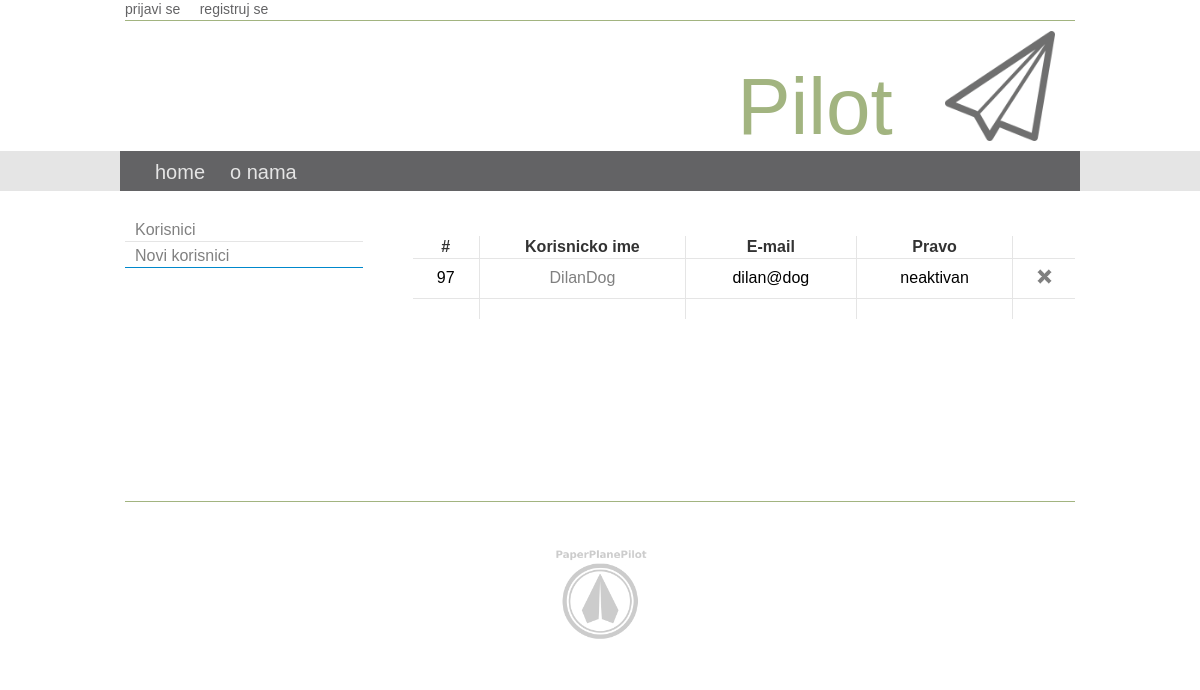
The app's page /novikorisnici (signed in) with its own data.
### tables this page shows
CREATE TABLE IF NOT EXISTS `korisnik` (
  `id` int(12) NOT NULL AUTO_INCREMENT,
  `user` varchar(45) NOT NULL,
  `pass` varchar(45) NOT NULL,
  `mail` varchar(55) NOT NULL,
  `id_pravo` int(12) NOT NULL DEFAULT '4',
  `avatar` text NOT NULL,
  `ime` varchar(55) NOT NULL DEFAULT 'John Doe',
  `vreme` timestamp NOT NULL DEFAULT CURRENT_TIMESTAMP ON UPDATE CURRENT_TIMESTAMP,
  PRIMARY KEY (`id`),
  KEY `id_pravo` (`id_pravo`),
  KEY `id_pravo_2` (`id_pravo`)
);

### control/NoviKorisniciPrikazivac.php (called while the page is built, shortened)
<?php
class NoviKorisniciPrikazivac extends KorisniciPrikazivac{
	static function formirajStranicu($config){
		$korisnici=static::listaKorisnika();
		require_once(VIEW_ABS.'template.php');
	}
	static function listaKorisnika(){
		require_once(MODEL_ABS.'DB_DAO/Broker_baze.php');
		require_once(MODEL_ABS.'DB_DAO/Korisnik.php');
		$broker=new Broker();
		$korisnik=new Korisnik($broker);
		(isset($_GET['pag'])) ? $pag=$_GET['pag'] : $pag=0;
		(isset($_GET['korak'])) ? $korak=$_GET['korak'] : $korak=10;
		$kljuc='id_pravo';
		$vrednost=4;
		$uslov="id_pravo='4'";
		$rezultat['korisnici']=$korisnik->dajKorisnikeLimit($pag,$korak,$kljuc,$vrednost);
		$br_korisnika=$korisnik->brojanjeKorisnika($uslov);
		$rezultat['pags']=ceil($br_korisnika/$korak);
		$rezultat['pag']=$pag;
		return $rezultat;
	}
}
?>

### model/DB_DAO/Broker_baze.php (called while the page is built, shortened)
<?php
class Broker{
	private $mysqli;
	private $adresa_db="localhost";
	private $korisnik_db="root";
	private $lozinka_db="";
	private $ime_db="pilot";
	public function __construct(){
		$this->mysqli=new mysqli($this->adresa_db,$this->korisnik_db,$this->lozinka_db,$this->ime_db);
	}
	public function vratiRedove($tabela,$kolone,$uslov,$poredak,$limit) {
		$upit="SELECT $kolone FROM $tabela";
		if(!empty($uslov)) $upit= $upit." WHERE $uslov";
		if(!empty($poredak)) $upit=$upit." ORDER BY $poredak";
		if(!empty($limit)) $upit=$upit." LIMIT $limit";
		$rezultat=$this->mysqli->query($upit);
		if($rezultat==false){
			return 0;
		} else {
			$br_redova=$rezultat->num_rows;
			if($br_redova==0){
				return 0;
			} else {
				while($red=$rezultat->fetch_assoc()) {
				$redovi[]=$red;
				}
				return $redovi;
			}
		}
	}
	public function obradiString($string) {
		$rezultat=$this->mysqli->real_escape_string($string);
		return $rezultat;
	}
	public function brojRedova($tabela,$kolona,$uslov=""){
		$upit="SELECT COUNT({$kolona}) as broj FROM {$tabela}";
		if($uslov!=""){$upit.=" WHERE {$uslov}";}
		$broj_redova=$this->mysqli->query($upit);
		$rez=$broj_redova->fetch_assoc();
		return $rez['broj'];
	}
}
?>

### model/DB_DAO/Korisnik.php (called while the page is built, shortened)
<?php
class Korisnik{
	private $broker;
	private $tabela="korisnik";
	public function __construct($broker){
		$this->broker=$broker;
	}
	public function dajKorisnikeLimit($pag,$korak,$kljuc="",$vrednost=""){
		$kolone="*";
		$uslov="";
		if($kljuc!="" && $vrednost!=""){
			$uslov="{$kljuc}='{$this->broker->obradiString($vrednost)}'";
		}
		$pocetak=$pag*$korak;
		$poredak="user DESC";
		$limit="{$pocetak} , {$korak}";
		$rezultat=$this->broker->vratiRedove($this->tabela,$kolone,$uslov,$poredak,$limit);
		return $rezultat;
	}
	public function brojanjeKorisnika($uslov=""){
		$kolona="id";
		$rezultat=$this->broker->brojRedova($this->tabela,$kolona,$uslov);
		return $rezultat;
	}
}
?>

### view/novikorisnici.php (the view, shortened to what this page needs)
<div style='margin-top:20px;'>
	<div style='float:left;width:25%;margin:0px;'>
		<div class='kat'><a class='linkovi' href='/pilot/korisnici'>Korisnici</a></div>
		<div class='kat' style='border-color:#08c;'><a class='linkovi' href='/pilot/novikorisnici'>Novi korisnici</a></div>
	</div>
	<div style='float:left;width:75%;margin:0px;'>
		<div id='korisnici_lista'>
			<?php
				if(isset($korisnici['korisnici']) && $korisnici['korisnici']!=0){
					echo "<table class='tabela'><th>#</th><th>Korisnicko ime</th><th>E-mail</th><th>Pravo</th><th style='border:0px;'></th>";
					foreach($korisnici['korisnici'] as $korisnik){
						switch($korisnik['id_pravo']){
							case '4': $pravo='neaktivan'; break;
						}
						echo  <<<EOT
						<tr style='border-top:1px solid gray;'>
							<td>{$korisnik['id']}</td><td><a class='linkovi' href='/pilot/korisnik/{$korisnik['id']}'>{$korisnik['user']}</a></td><td>{$korisnik['mail']}</td>
							<td>{$pravo}</td><td style='border-right:0px;'><form method='POST' action='/pilot/korisnici/brisanje'><input type='hidden' value='{$korisnik['id']}' name='id_korisnika'><input style='width:15px;opacity:0.5;' type='image' src='/pilot/img/x.jpg'></form></td>
						</tr>
EOT;
					}
					echo "<td></td><td></td><td></td><td></td><td style='border-right:0px;'></td></table>";
				}
			?>
		</div>
	</div>
</div>

### css/stil.css (style rules this page uses)
body { margin:0;font-family: Arial, Helvetica, sans-serif;background-color: }
.linkovi { text-decoration:none; color:gray; }

### view/novikorisnici.php (style rules this page uses)
.kat { height:20px; border-bottom:1px solid #e5e5e5; margin-top:5px;padding-left:10px; }
.kat a { //text-decoration:none; //color:#636365; }
.tabela { border-collapse:collapse; margin-bottom:10px; width:100% }
.tabela td { border-top:1px solid #e5e5e5; padding:10px; text-align:center; border-right:1px solid #e5e5e5; }
.tabela th { height:20px; color:#333333; border-right:1px solid #e5e5e5; }
#korisnici_lista { margin-top:20px; margin-left:50px;padding:0px; }

### records on screen
korisnik: id "97", user "DilanDog", mail "dilan@dog", id_pravo "neaktivan"

### other values on screen
$config['ime_sajta'] "Pilot"
$stavka_menija['naziv'] "home"
$stavka_menija['naziv'] "o nama"
